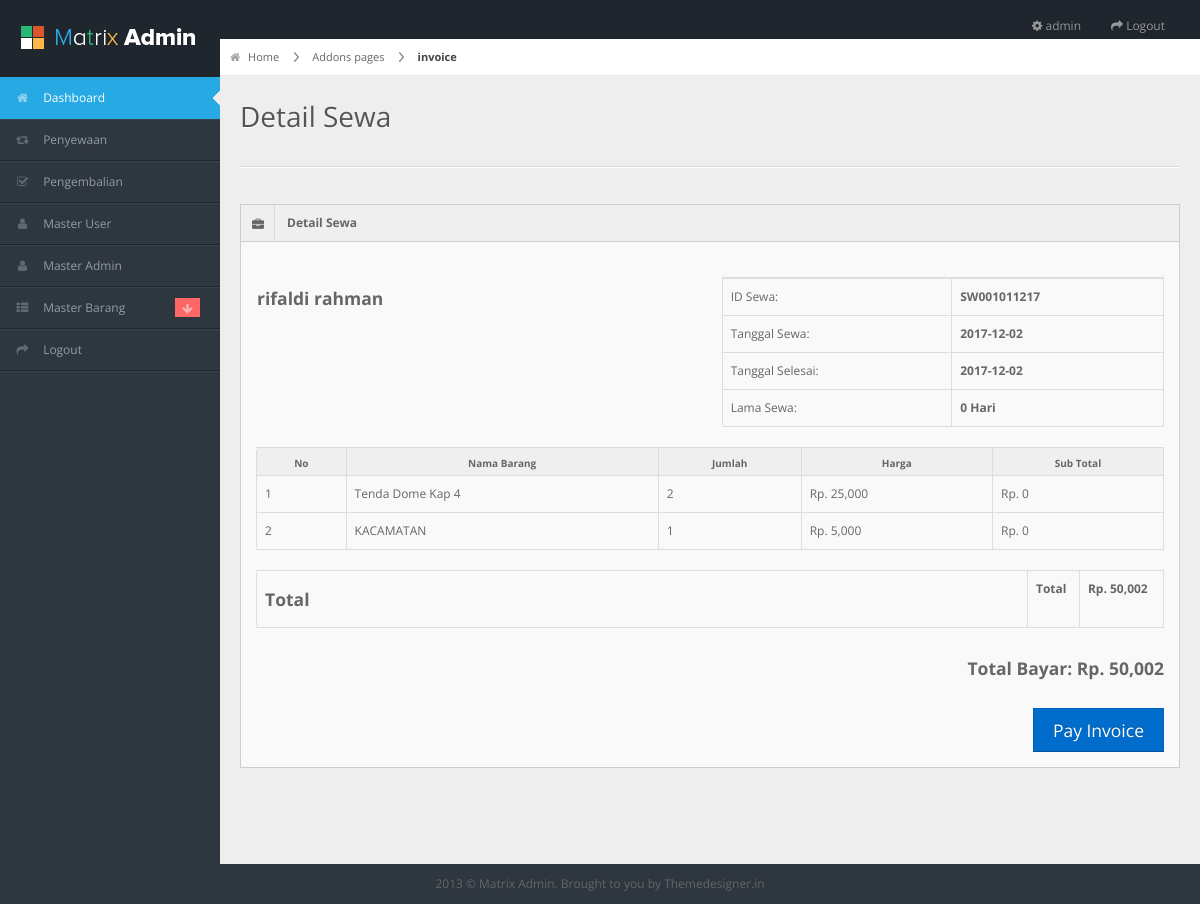
Page /admin/pages/detail_sewa.php?id_sewa=SW001011217 (signed in) on the earlier database version.
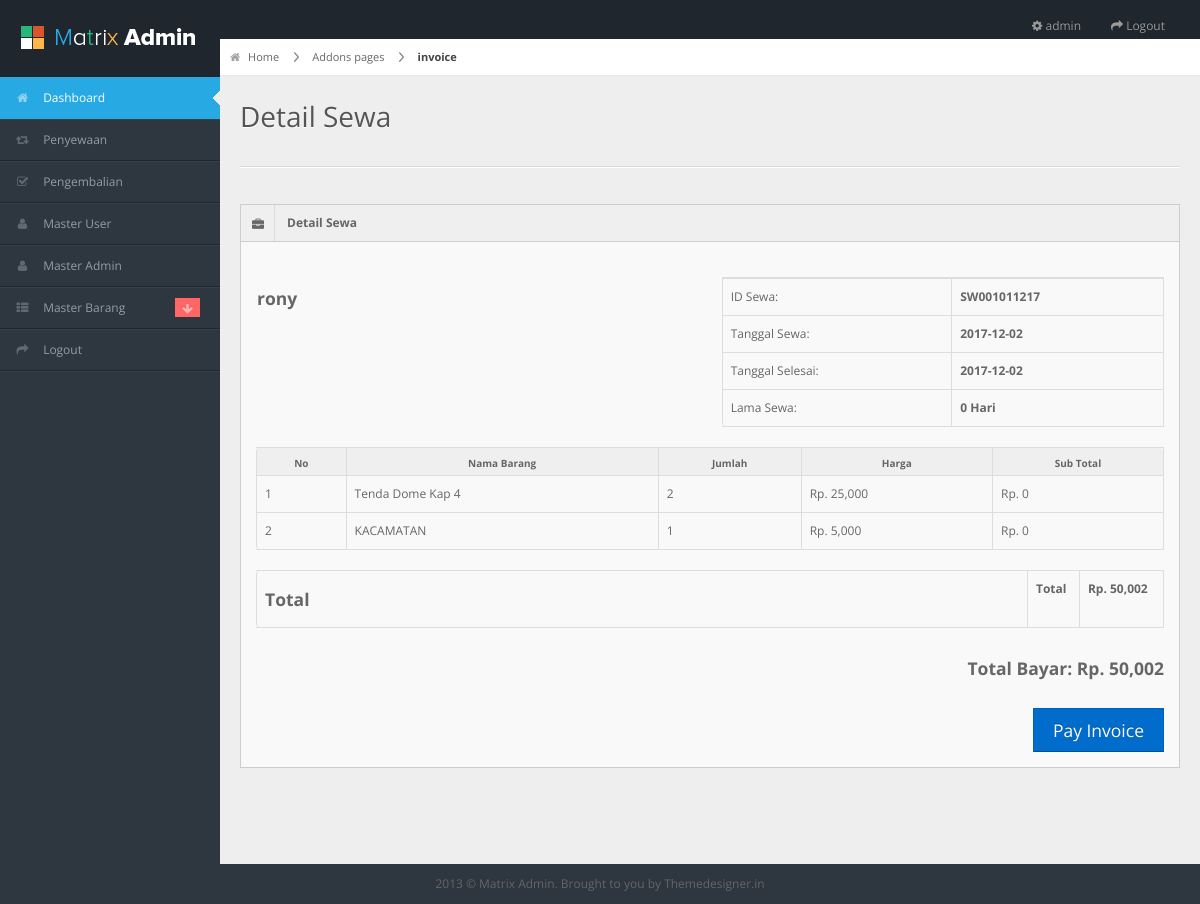
Same page on the later database version.
### tables this page shows
CREATE TABLE IF NOT EXISTS `sewa` (
  `id_sewa` varchar(255) NOT NULL,
  `id_user` int(11) DEFAULT NULL,
  `tgl_sewa` date DEFAULT NULL,
  `tgl_selesai` date DEFAULT NULL,
  `tgl_expired` date DEFAULT NULL,
  `status_bayar` int(11) DEFAULT NULL,
  `status_sewa` int(11) DEFAULT NULL,
  `total_bayar` int(11) DEFAULT NULL,
  `dp` int(11) DEFAULT NULL
);

CREATE TABLE IF NOT EXISTS `m_user` (
  `id_user` int(11) NOT NULL,
  `tgl_daftar` datetime DEFAULT NULL ON UPDATE CURRENT_TIMESTAMP,
  `nama_user` varchar(255) DEFAULT NULL,
  `username` varchar(255) DEFAULT NULL,
  `email` varchar(255) DEFAULT NULL,
  `password` varchar(255) DEFAULT NULL,
  `id_provinsi` varchar(255) DEFAULT NULL,
  `id_kota` varchar(255) DEFAULT NULL,
  `id_kecamatan` varchar(255) DEFAULT NULL,
  `kode_pos` varchar(255) DEFAULT NULL,
  `alamat_lengkap` varchar(255) DEFAULT NULL,
  `status` varchar(255) DEFAULT NULL
);

### admin/pages/detail_sewa.php (the view)
<?php include 'header.php'; ?>
<?php include 'nav.php'; ?>
<?php
	$id_sewa = $_GET['id_sewa'];
	$sql = mysql_query("SELECT * FROM sewa,m_user WHERE sewa.id_user = m_user.id_user AND sewa.id_sewa = '$id_sewa'");
	$row = mysql_fetch_array($sql);
?>
<div id="content">
  <div id="content-header">
    <div id="breadcrumb"> <a href="#" title="Go to Home" class="tip-bottom"><i class="icon-home"></i> Home</a> <a href="#">Addons pages</a> <a href="#" class="current">invoice</a> </div>
    <h1>Detail Sewa</h1>
  </div>
  <div class="container-fluid"><hr>
    <div class="row-fluid">
      <div class="span12">
        <div class="widget-box">
          <div class="widget-title"> <span class="icon"> <i class="icon-briefcase"></i> </span>
            <h5 >Detail Sewa</h5>
          </div>
          <div class="widget-content">
            <div class="row-fluid">
              <div class="span6">
                <table class="">
                  <tbody>
                    <tr>
                      <td><h4><?php echo $row['nama_user']; ?></h4></td>
                    </tr>
                  </tbody>
                </table>
              </div>
              <div class="span6">
                <table class="table table-bordered table-invoice">
                  <tbody>
                    <tr>
                    <tr>
                      <td class="width30">ID Sewa:</td>
                      <td class="width70"><strong><?php echo $row['id_sewa']; ?></strong></td>
                    </tr>
                    <tr>
                      <td>Tanggal Sewa:</td>
                      <td><strong><?php echo $row['tgl_sewa']; ?></strong></td>
                    </tr>
                    <tr>
                      <td>Tanggal Selesai:</td>
                       <td><strong><?php echo $row['tgl_selesai']; ?></strong></td>
                    </tr>
                    <tr>
                      <td>Lama Sewa:</td>
                      	<?php
                      	$tgl_temp = strtotime($row['tgl_selesai']) - strtotime($row['tgl_sewa']);
                      	$lama_sewa = ceil($tgl_temp / (60 * 60 * 24));
                      	?>
                       <td><strong><?php echo $lama_sewa; ?> Hari</strong></td>
                    </tr>
                  </tr>
                    </tbody>
                </table>
              </div>
            </div>
            <div class="row-fluid">
              <div class="span12">
                <table class="table table-bordered table-invoice-full">
                  <thead>
                    <tr>
                      <th class="head0">No</th>
                      <th class="head1">Nama Barang</th>
                      <th class="head0 right">Jumlah</th>
                      <th class="head1 right">Harga</th>
                      <th class="head1 right">Sub Total</th>
                    </tr>
                  </thead>
                  <tbody>
                    <?php
                    $no=1;
                    $sql = mysql_query("SELECT * FROM detail_sewa,m_barang WHERE m_barang.id_barang = detail_sewa.id_barang AND id_sewa = '$id_sewa'")or die(mysql_error());
                    while($r = mysql_fetch_array($sql)){
                    ?>
                    <tr>
                      <td><?php echo $no; ?></td>
                      <td><?php echo $r['nama_barang']; ?></td>
                      <td class="right"><?php echo $r['jumlah']; ?></td>
                      <td class="right">Rp. <?php echo number_format($r['harga_sewa']); ?></td>
                      <td class="right">Rp. <?php echo number_format($r['harga_sewa'] * $lama_sewa); ?></td>
                    </tr>
                    <?php
                    $no++;
                	} ?>
                  </tbody>
                </table>
                <table class="table table-bordered table-invoice-full">
                  <tbody>
                    <tr>
                      <td class="msg-invoice" width="85%"><h4>Total </h4>
                        </td>
                      <td class="right"><strong>Total</strong> <br>
                      <td class="right"><strong>Rp. <?php echo number_format($row['total_bayar']); ?> <br>
                       </td>
                    </tr>
                  </tbody>
                </table>
                <div class="pull-right">
                  <h4><span>Total Bayar:</span> Rp. <?php echo number_format($row['total_bayar']); ?></h4>
                  <br>
                  <a class="btn btn-primary btn-large pull-right" href="">Pay Invoice</a> </div>
              </div>
            </div>
          </div>
        </div>
      </div>
    </div>
  </div>
</div>
<?php include 'footer.php'; ?>

Differences in the rows shown:
changed through a linked row, sewa "SW001011217": id_user.nama_user "rifaldi rahman" → "rony"
